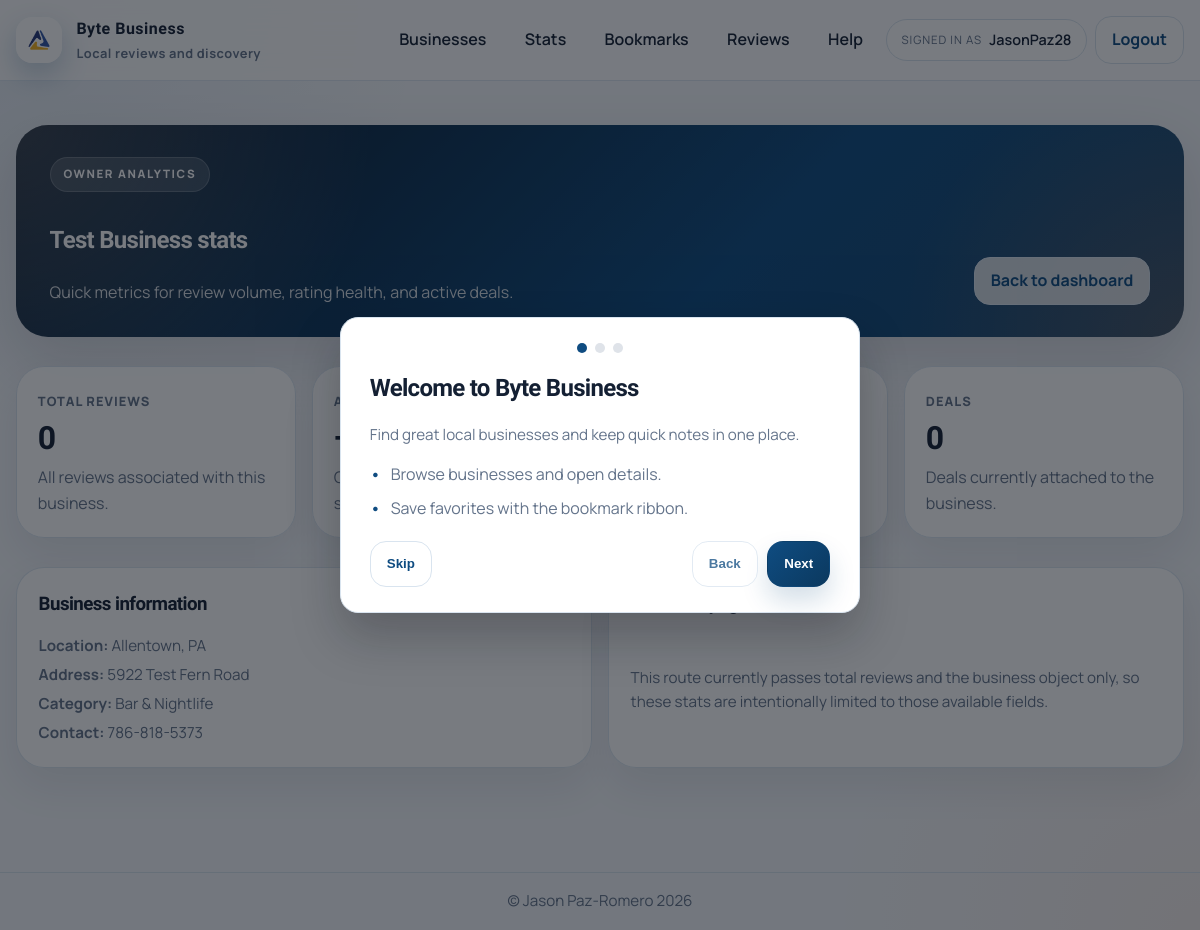
The page /owner/business/51/stats (signed in) on the database its author committed.
### app/models.py (models this page shows)
class User(db.Model, UserMixin):
    id = db.Column(db.Integer, primary_key=True)
    username = db.Column(db.String(150), unique=True, nullable=False)
    email = db.Column(db.String(150), unique=True, nullable=False)
    password = db.Column(db.String(256), nullable=False)
    created_at = db.Column(db.DateTime, default=datetime.utcnow)
    is_verified = db.Column(db.Boolean, default=False)
    verified_at = db.Column(db.DateTime, default=None)
    last_verification_email_sent_at = db.Column(db.DateTime, default=None)
    is_admin = db.Column(db.Boolean, default=False)
    is_active = db.Column(db.Boolean, default=True)
    bookmarks = db.relationship("BookMark", back_populates="user", cascade="all, delete-orphan")
    reviews = db.relationship("Review", back_populates="user", cascade="all, delete-orphan")
    redeemed_deals = db.relationship("RedeemDeal", back_populates="user", cascade="all, delete-orphan")
    business_requests = db.relationship("BusinessRequest", back_populates="user", cascade="all, delete-orphan")
    review_likes = db.relationship("ReviewLike", back_populates="user", cascade="all, delete-orphan")

class Business(db.Model):
    id = db.Column(db.Integer, primary_key=True)
    name = db.Column(db.String(200), nullable=False)
    location = db.Column(db.String(200), nullable=False)
    owner_id = db.Column(db.Integer, nullable=True)
    address = db.Column(db.String(300), nullable=False)
    category = db.Column(db.String(100), nullable=False)
    description = db.Column(db.Text, nullable=True)
    created_at = db.Column(db.DateTime, default=datetime.utcnow)
    logo_url = db.Column(db.String(300), nullable=True)
    is_active = db.Column(db.Boolean, default=True)
    website = db.Column(db.String(300), nullable=True)
    contact = db.Column(db.String(50), nullable=True)
    hours = db.Column(db.String(200), nullable=True)
    bookmarks = db.relationship("BookMark", back_populates="business", cascade="all, delete-orphan")
    reviews = db.relationship("Review", back_populates="business", cascade="all, delete-orphan")
    deals = db.relationship("Deal", back_populates="business", cascade="all, delete-orphan")
    def average_rating(self):
        if not self.reviews:
            return None
        return round(sum(review.rating for review in self.reviews) / len(self.reviews), 1)

### app/owner_routes.py (the view)
@owner_bp.route("/owner/business/<int:business_id>/stats", methods=["GET"])
@login_required
def business_stats(business_id):
    business = Business.query.get_or_404(business_id)
    if current_user.id != business.owner_id:
        flash("You are not the owner of this business!", "error")
        return redirect(url_for("main.list_businesses"))
    reviews = Review.query.filter_by(business_id=business.id).all()
    total_reviews = len(reviews)
    return render_template("business_stats.html", business=business, total_reviews=total_reviews)

### app/auth_routes.py (called while the page is built)
@login_manager.user_loader
def load_user(user_id):
    return User.query.get(int(user_id))

### app/templates/business_stats.html (shortened to what this page needs)
{% extends "base.html" %}
{% block content %}
<div class="page-shell owner-page">
  <div class="container">
    <section class="hero-panel hero-panel-compact fade-up">
      <div class="hero-panel-copy">
        <span class="section-kicker">Owner analytics</span>
        <h1>{{ business.name|default('Business') }} stats</h1>
        <p>Quick metrics for review volume, rating health, and active deals.</p>
      </div>
      <div class="page-actions">
        <a class="button subtle" href="{{ url_for('owner.owner_dashboard', business_id=business.id|default(0)) }}">Back to dashboard</a>
      </div>
    </section>
    <section class="section fade-up">
      <div class="stats-grid admin-stats-grid">
        <article class="stats-panel">
          <span class="stats-label">Total reviews</span>
          <strong>{{ total_reviews }}</strong>
          <p>All reviews associated with this business.</p>
        </article>
        <article class="stats-panel">
          <span class="stats-label">Average rating</span>
          <strong>{{ business.average_rating() if business.average_rating() is not none else '—' }}</strong>
          <p>Current average across submitted reviews.</p>
        </article>
        <article class="stats-panel">
          <span class="stats-label">Visible reviews</span>
          <strong>{{ business.reviews|selectattr('is_visible', 'equalto', True)|list|length }}</strong>
          <p>Reviews currently visible to non-admin users.</p>
        </article>
        <article class="stats-panel">
          <span class="stats-label">Deals</span>
          <strong>{{ business.deals|length if business.deals is not none else 0 }}</strong>
          <p>Deals currently attached to the business.</p>
        </article>
      </div>
    </section>
    <section class="section fade-up">
      <div class="surface-grid surface-grid--2">
        <article class="surface-card">
          <h3>Business information</h3>
          <div class="request-meta-list">
            <p class="muted"><strong>Location:</strong> {{ business.location|default('—') }}</p>
            <p class="muted"><strong>Address:</strong> {{ business.address|default('—') }}</p>
            <p class="muted"><strong>Category:</strong> {{ business.category|default('—') }}</p>
            <p class="muted"><strong>Contact:</strong> {{ business.contact|default('—') }}</p>
          </div>
        </article>
        <article class="surface-card">
          <h3>What this page covers</h3>
          <p class="muted">This route currently passes total reviews and the business object only, so these stats are intentionally limited to those available fields.</p>
        </article>
      </div>
    </section>
  </div>
</div>
{% endblock %}

### app/templates/base.html (shortened to what this page needs)
<!doctype html>
<html lang="en">
<head>
  <link rel="stylesheet" href="{{ url_for('static', filename='styles.css') }}">
</head>
<body>
  <header class="site-header">
    <div class="container nav-shell">
      <a class="brand" href="{{ url_for('main.home') }}">
        <span class="brand-mark" aria-hidden="true">
          <img src="{{ url_for('static', filename='FBLA-Symbol.png') }}" alt="">
        </span>
        <span class="brand-copy">
          <span class="brand-name">Byte Business</span>
          <span class="brand-tagline">Local reviews and discovery</span>
        </span>
      </a>
      <nav class="nav-desktop" aria-label="Primary">
        {% if current_user.is_authenticated %}
        <a class="nav-link" href="{{ url_for('main.list_businesses') }}">Businesses</a>
        <a class="nav-link" href="{{ url_for('main.stats') }}">Stats</a>
        <a class="nav-link" href="{{ url_for('bookmarks.view_bookmarks') }}">Bookmarks</a>
        <a class="nav-link" href="{{ url_for('main.reviews') }}">Reviews</a>
        <a class="nav-link" href="{{ url_for('main.help') }}">Help</a>
        <div class="nav-user">
          <span class="nav-user-label">Signed in as</span>
          <span class="nav-user-name">{{ current_user.username }}</span>
        </div>
        <a class="button subtle" href="{{ url_for('auth.logout') }}">Logout</a>
        {% else %}
        <a class="nav-link" href="{{ url_for('main.home') }}">Home</a>
        <a class="nav-link" href="{{ url_for('main.list_businesses') }}">Businesses</a>
        <a class="nav-link" href="{{ url_for('auth.login') }}">Login</a>
        <a class="button" href="{{ url_for('auth.register') }}">Register</a>
        {% endif %}
      </nav>
    </div>
  </header>
  <main class="page">
    {% block content %}{% endblock %}
  </main>
  <div class="onboarding" data-onboarding hidden>
    <div class="onboarding-card" role="dialog" aria-modal="true" aria-labelledby="onboarding-title">
      <div class="onboarding-progress" aria-hidden="true">
        <span class="onboarding-dot is-active" data-dot></span>
        <span class="onboarding-dot" data-dot></span>
        <span class="onboarding-dot" data-dot></span>
      </div>
      <div class="onboarding-slide is-active" data-slide="0">
        <h2 id="onboarding-title">Welcome to Byte Business</h2>
        <p class="muted">Find great local businesses and keep quick notes in one place.</p>
        <ul class="list">
          <li>Browse businesses and open details.</li>
          <li>Save favorites with the bookmark ribbon.</li>
        </ul>
      </div>
      <div class="onboarding-actions">
        <button class="button subtle" type="button" data-skip>Skip</button>
        <div class="onboarding-nav">
          <button class="button subtle" type="button" data-back disabled>Back</button>
          <button class="button" type="button" data-next>Next</button>
        </div>
      </div>
    </div>
  </div>
  <footer class="site-footer">
    <div class="container footer-inner">
      <span>&copy; Jason Paz-Romero 2026</span>
    </div>
  </footer>
</body>
</html>

### rows shown on the page
User: username "JasonPaz28"
Business: name "Test Business", location "Allentown, PA", address "5922 Test Fern Road", category "Bar & Nightlife", contact "786-818-5373"

### other values the page prints
{{ total_reviews }} "0"
{{ business.deals|length if business.deals is not none else 0 }} "0"
